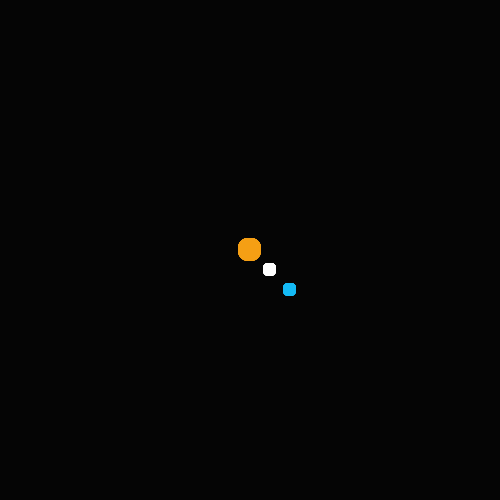
Frame 1 (no input)
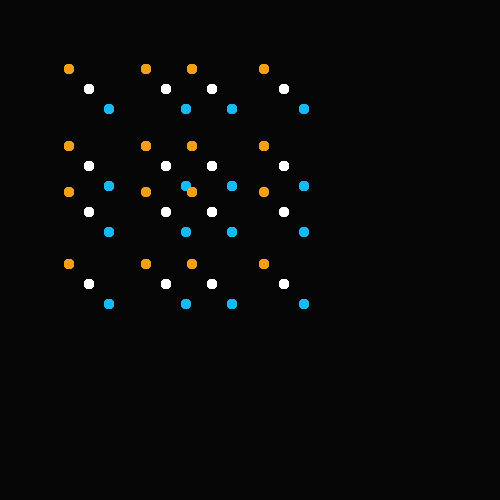
Frame 60 (the mouse pressed at the canvas centre just before this capture)
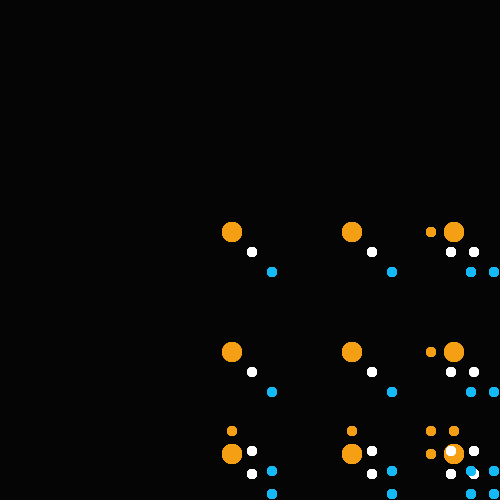
Frame 120 (the mouse held since frame 60 and released just before this capture)

The Processing sketch that drew these frames (run headless with seeded random() and noise(); from frame 60 on, the mouse is pressed at the canvas centre):

// Processing sketch: macarenas10t00
// ── macarenas10t00.pde
// Universidad del Desarrollo, Facultad de Diseño, Diseño Digital
// Macarena Ferrer Valle
// s10 tarea 00

color negro; // declaración de variables de color

Macarena[] m = new Macarena[100];

void setup() { // inicio ámbito de configuración
  size(500, 500);
  noCursor();
  noFill();
  
  negro = color(#050505); // iniciación variable de color

  for (int i = 0; i < m.length; i ++) {
    m[i] = new Macarena();
  }
} // fin ámbito de configuración

void draw() { // inicio ámbito de dibujo
  background(negro);

  for (int i = 0; i < m.length; i ++) {
    m[i].todas();
  }
} // fin ámbito de dibujo
// ── Macarena.pde
class Macarena { // inicio clase Macarena
  int x, y;
  float vx, vy, tx, ty; 
  color amarillo, azul, negro, blanco;

  Macarena() { // inicio constructor
    x = width/2;
    y = height/2;

    vx = random(-2, 2);
    vy = random(-2, 2);

    tx = 10;
    ty = 10;

    amarillo = color(#F59F14); // iniciación variable de color
    azul = color(#14BAF5); // iniciación variable de color
    negro = color(#050505); // iniciación variable de color
    blanco = color(#FFFFFF); // iniciación variable de color
  }// fin constructor

  //Métodos
  void todas() {
    movimiento();
    uno();
    dos();
    tres();
    tamano();
  }
  void movimiento() {
    if (x > width || x < 0) {
      vx *= -1;
    }
    if (y > height || y < 0) {
      vy *= -1;
    }
    x += vx;
    y += vy;
  }

  void tamano() {
    if (x > width || x < 0) {
      tx *= -1;
    }
    if (y > height || y < 0) {
      ty *= -1;
    }
    x += tx;
    y += ty;
  }

  void uno() {
    fill(amarillo);
    ellipse(x, y, tx, ty);
    ellipse(x, y, tx +10, ty + 10);
  }

  void dos() {
    noStroke();
    fill(blanco);
    ellipse(x + 20, y + 20, tx, ty);
  }
  
   void tres() {
    noStroke();
    fill(azul);
    ellipse(x + 40, y + 40, tx, ty);
  }
}// fin clase Macarena
